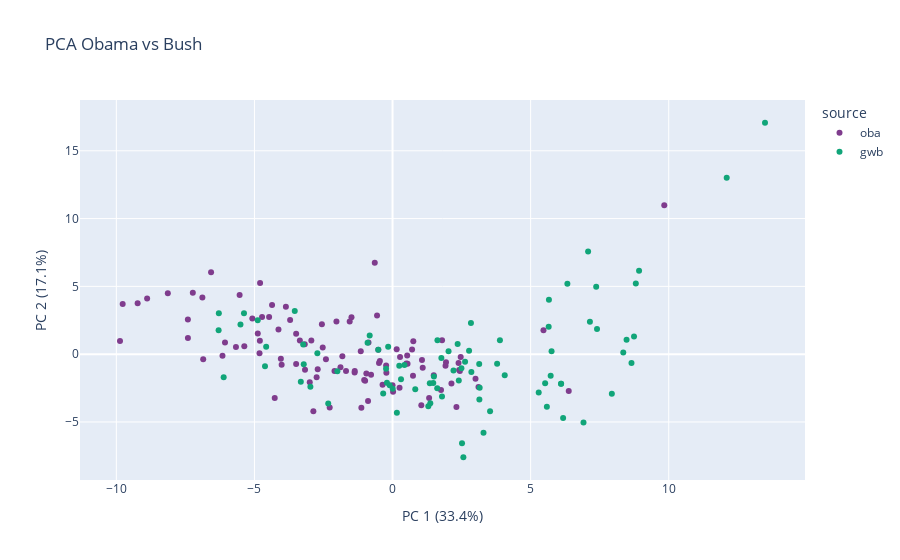

Source (notebook cell):
### Code cell
fig = px.scatter(pcafit, 
                 x=0, 
                 y=1, 
                 color=combined['source'],
                 hover_name=combined['date'],
                 labels = labels,
                 title = 'PCA Obama vs Bush',
                 color_discrete_sequence=px.colors.qualitative.Bold)
fig.show()
